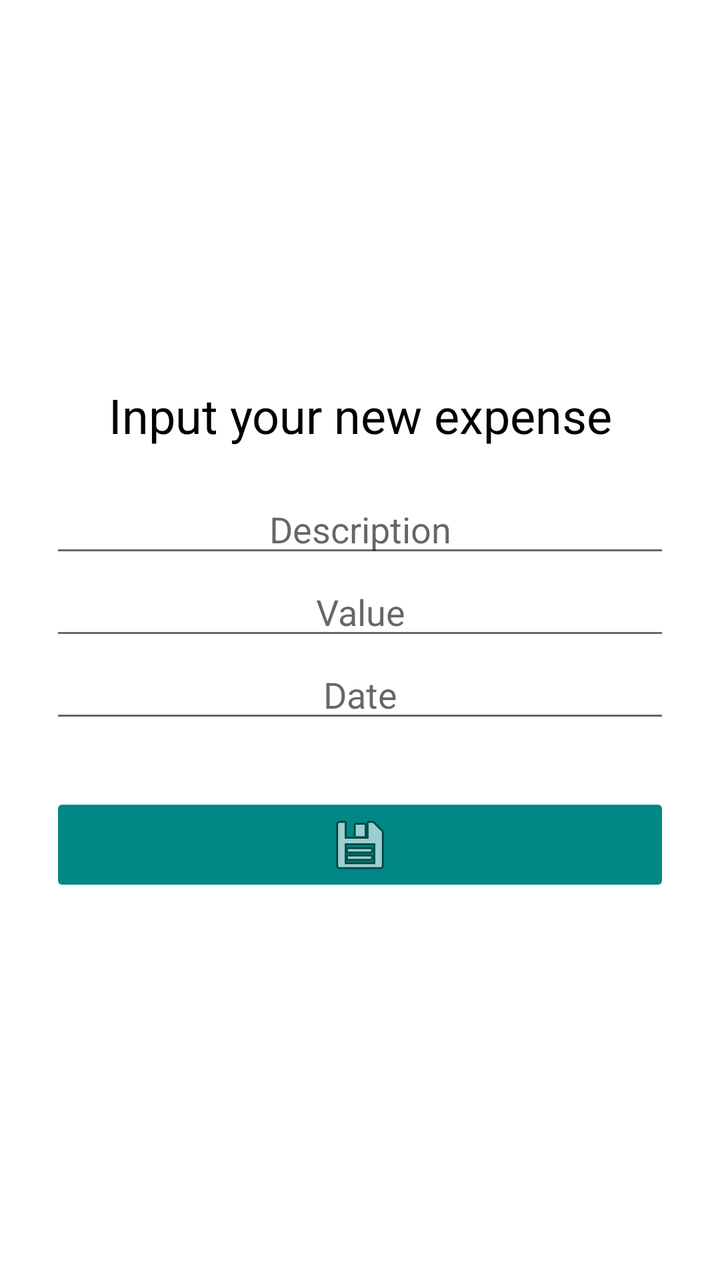
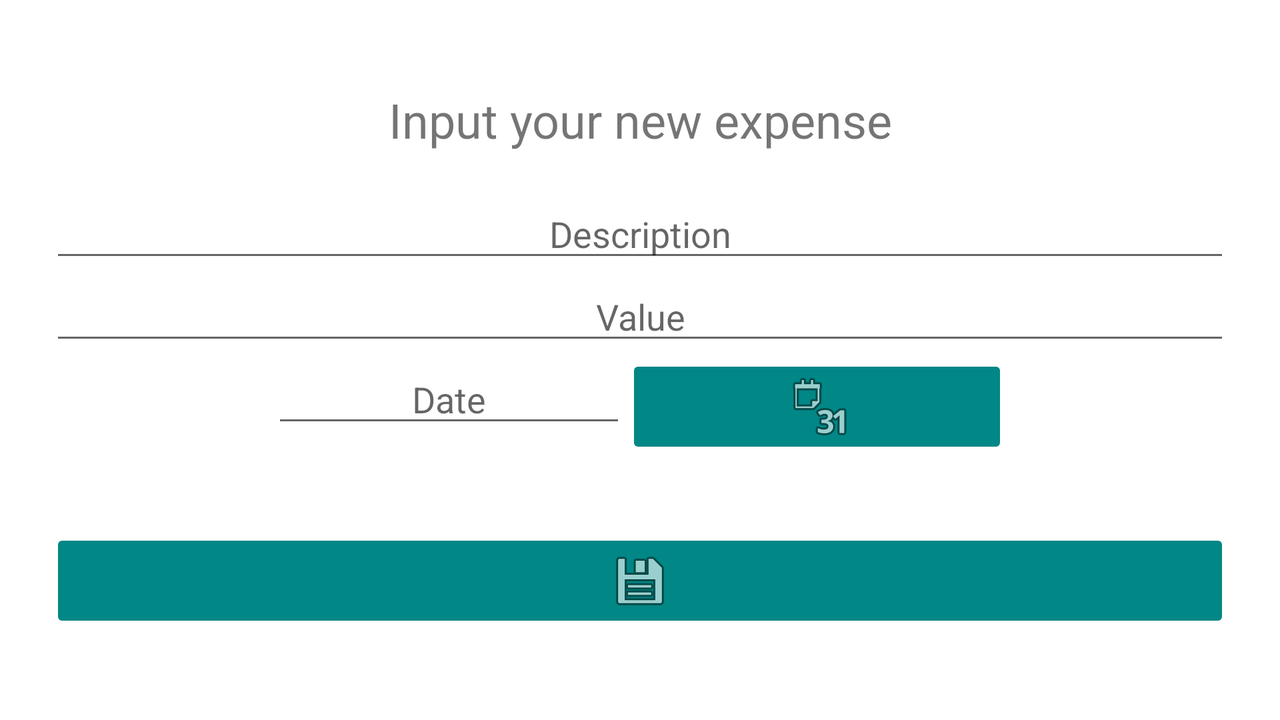

An Android layout and its configuration variant, each rendered on a device that would load it. The default file and the variant file are quoted in full after the pictures.
<!-- AndroidManifest.xml: application theme Theme.SpendingTracker_V2 -->
<!-- res/layout/activity_add_record.xml -->
<?xml version="1.0" encoding="utf-8"?>
<androidx.constraintlayout.widget.ConstraintLayout xmlns:android="http://schemas.android.com/apk/res/android"
    xmlns:app="http://schemas.android.com/apk/res-auto"
    xmlns:tools="http://schemas.android.com/tools"
    android:layout_width="match_parent"
    android:layout_height="match_parent"
    tools:context=".AddRecordActivity">

    <LinearLayout
        android:layout_width="match_parent"
        android:layout_height="match_parent"
        android:layout_marginStart="25dp"
        android:layout_marginTop="140dp"
        android:layout_marginEnd="25dp"
        android:layout_marginBottom="140dp"
        android:gravity="center_horizontal|center_vertical"
        android:orientation="vertical"
        app:layout_constraintBottom_toBottomOf="parent"
        app:layout_constraintEnd_toEndOf="parent"
        app:layout_constraintStart_toStartOf="parent"
        app:layout_constraintTop_toTopOf="parent">

        <TextView
            android:id="@+id/textView1"
            android:layout_width="match_parent"
            android:layout_height="51dp"
            android:gravity="center_horizontal"
            android:text="Input your new expense"
            android:textColor="#000000"
            android:textSize="24sp" />

        <EditText
            android:id="@+id/editTextTextDescription"
            android:layout_width="match_parent"
            android:layout_height="wrap_content"
            android:ems="10"
            android:gravity="center_horizontal"
            android:hint="Description"
            android:inputType="textPersonName" />

        <EditText
            android:id="@+id/editTextValue"
            android:layout_width="match_parent"
            android:layout_height="wrap_content"
            android:ems="10"
            android:gravity="center_horizontal"
            android:hint="Value"
            android:inputType="numberDecimal" />

        <EditText
            android:id="@+id/editTextDate"
            android:layout_width="match_parent"
            android:layout_height="wrap_content"
            android:ems="10"
            android:gravity="center_horizontal"
            android:hint="Date"
            android:inputType="date|datetime" />

        <ImageButton
            android:id="@+id/imageButtonSend"
            android:layout_width="match_parent"
            android:layout_height="wrap_content"
            android:layout_marginTop="30dp"
            android:backgroundTint="@color/teal_700"
            app:srcCompat="@android:drawable/ic_menu_save" />

    </LinearLayout>
</androidx.constraintlayout.widget.ConstraintLayout>
<!-- resources referenced by this layout -->
<resources>
  <color name="teal_700">#FF018786</color>
  <style name="Theme.SpendingTracker_V2" parent="Theme.MaterialComponents.DayNight.DarkActionBar">
          
          <item name="colorPrimary">@color/teal_700</item>
          <item name="colorPrimaryVariant">@color/teal_700</item>
          <item name="colorOnPrimary">@color/white</item>
          
          <item name="colorSecondary">@color/teal_200</item>
          <item name="colorSecondaryVariant">@color/teal_700</item>
          <item name="colorOnSecondary">@color/black</item>
          
          <item name="android:statusBarColor" tools:targetApi="l">?attr/colorPrimaryVariant</item>
          
      </style>
  <color name="white">#FFFFFFFF</color>
  <color name="teal_200">#FF03DAC5</color>
  <color name="black">#FF000000</color>
</resources>
<!-- res/layout-land/activity_add_record.xml (the repository's variant of the layout above) -->
<!-- drawn on the phone turned sideways -->
<?xml version="1.0" encoding="utf-8"?>
<androidx.constraintlayout.widget.ConstraintLayout xmlns:android="http://schemas.android.com/apk/res/android"
    xmlns:app="http://schemas.android.com/apk/res-auto"
    xmlns:tools="http://schemas.android.com/tools"
    android:layout_width="match_parent"
    android:layout_height="match_parent"
    android:backgroundTint="#009688"
    android:foregroundTint="#00009688"
    tools:context=".AddRecordActivity">

    <LinearLayout
        android:layout_width="match_parent"
        android:layout_height="wrap_content"
        android:layout_marginStart="25dp"
        android:layout_marginEnd="25dp"
        android:gravity="center_horizontal|center_vertical"
        android:orientation="vertical"
        app:layout_constraintBottom_toBottomOf="parent"
        app:layout_constraintEnd_toEndOf="parent"
        app:layout_constraintStart_toStartOf="parent"
        app:layout_constraintTop_toTopOf="parent">

        <TextView
            android:id="@+id/textView1"
            android:layout_width="match_parent"
            android:layout_height="51dp"
            android:gravity="center_horizontal"
            android:text="Input your new expense"
            android:textSize="24sp" />

        <EditText
            android:id="@+id/editTextTextDescription"
            android:layout_width="match_parent"
            android:layout_height="wrap_content"
            android:ems="10"
            android:gravity="center_horizontal"
            android:hint="Description"
            android:inputType="textPersonName" />

        <EditText
            android:id="@+id/editTextValue"
            android:layout_width="match_parent"
            android:layout_height="wrap_content"
            android:ems="10"
            android:gravity="center_horizontal"
            android:hint="Value"
            android:inputType="numberDecimal" />

        <LinearLayout
            android:layout_width="368dp"
            android:layout_height="57dp"
            android:orientation="horizontal">

            <EditText
                android:id="@+id/editTextDate"
                android:layout_width="177dp"
                android:layout_height="wrap_content"
                android:ems="10"
                android:gravity="center_horizontal"
                android:hint="Date"
                android:inputType="date|datetime" />

            <ImageButton
                android:id="@+id/buttonDate"
                android:layout_width="155dp"
                android:layout_height="wrap_content"
                android:layout_weight="1"
                android:backgroundTint="@color/teal_700"
                app:srcCompat="@android:drawable/ic_menu_month" />

        </LinearLayout>

        <ImageButton
            android:id="@+id/ButtonSend"
            style="@style/Widget.AppCompat.ImageButton"
            android:layout_width="match_parent"
            android:layout_height="wrap_content"
            android:layout_marginTop="30dp"
            android:backgroundTint="@color/teal_700"
            app:srcCompat="@android:drawable/ic_menu_save" />

    </LinearLayout>
</androidx.constraintlayout.widget.ConstraintLayout>
